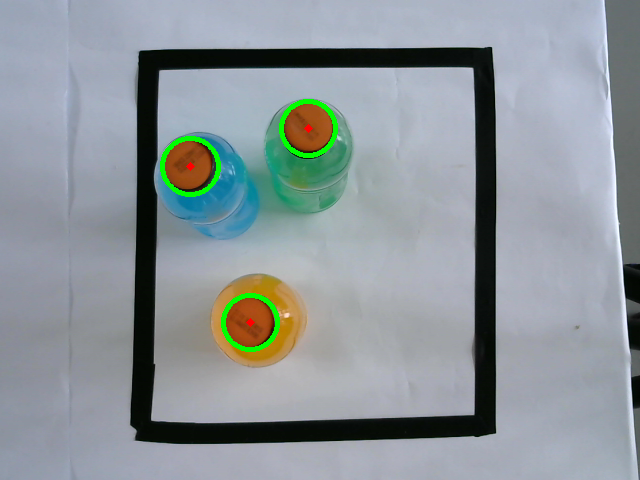
#> input picture process_img/example.png, 640 x 480 px
$ python border_image.py   (older library calls are emulated)
#> lines starting #> are read from the running program, lines starting #| are printed output that depends on the picture; after the words box and inside, x2 and y2 are one past the last pixel; in counts of white or black regions, pixels touching at a corner belong together
import cv2
import numpy as np

img = cv2.imread('example.png')
#> img is the input picture: shape (480, 640, 3); mean B, G, R 153.7, 149.5, 141.1
gray = cv2.cvtColor(img,cv2.COLOR_BGR2GRAY)
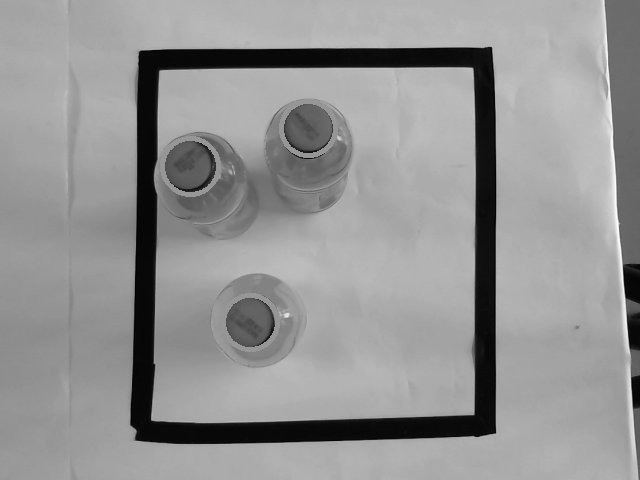
#> gray: shape (480, 640); min 0, max 254, mean 147.4


ret,thresh = cv2.threshold(gray,107,255,0)
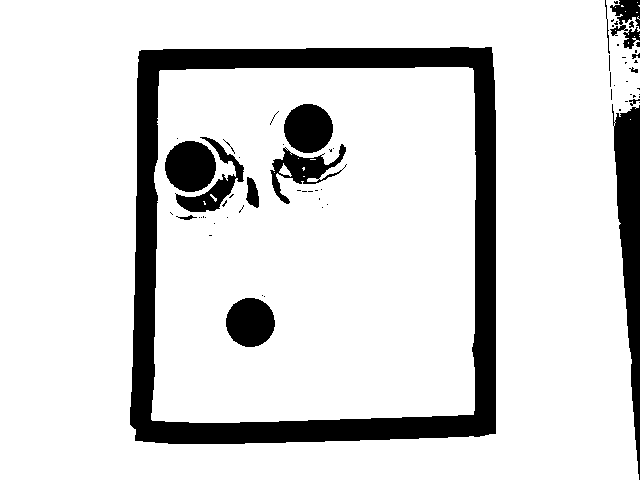
#> thresh: shape (480, 640); 85.3% white; 67 black regions (50 under 20 px), largest, box (x1, y1, x2, y2) and area: (130, 47, 496, 444) 29339, (612, 104, 640, 480) 5458, (165, 141, 216, 192) 2047

thresh = cv2.erode(thresh, np.ones((2,2), np.uint8), iterations=1)
#> thresh: shape (480, 640); 84.3% white; 38 black regions (22 under 20 px), largest, box (x1, y1, x2, y2) and area: (130, 47, 497, 445) 30800, (612, 94, 640, 480) 5611, (165, 141, 217, 193) 2150
thresh = cv2.dilate(thresh, np.ones((2,2), np.uint8), iterations=1)
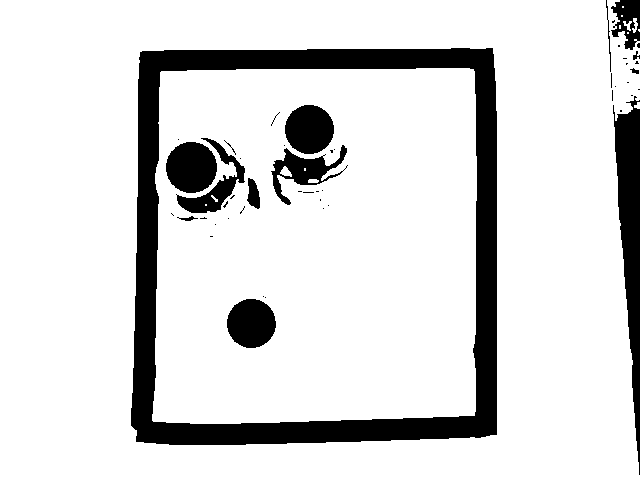
#> thresh: shape (480, 640); 85.4% white; 50 black regions (36 under 20 px), largest, box (x1, y1, x2, y2) and area: (131, 48, 497, 445) 29343, (613, 96, 640, 475) 5148, (166, 142, 217, 193) 2047
#Morphological closing (fill small holes in the foreground)
thresh = cv2.dilate(thresh, np.ones((2,2), np.uint8), iterations=1)
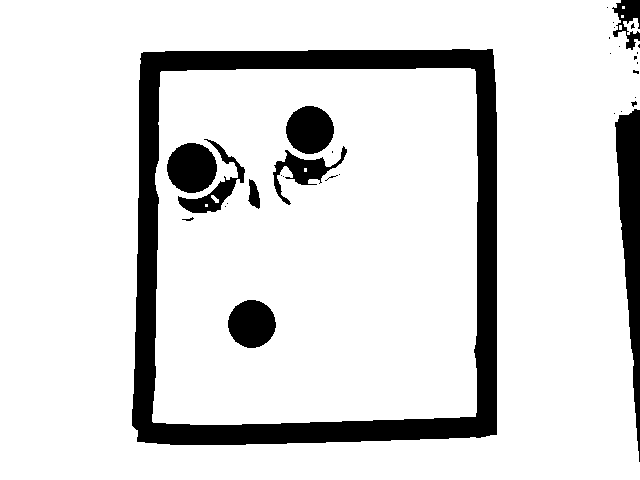
#> thresh: shape (480, 640); 86.5% white; 33 black regions (22 under 20 px), largest, box (x1, y1, x2, y2) and area: (132, 49, 497, 445) 27886, (615, 109, 640, 462) 4686, (167, 143, 217, 193) 1946
thresh = cv2.erode(thresh, np.ones((2,2), np.uint8), iterations=1)
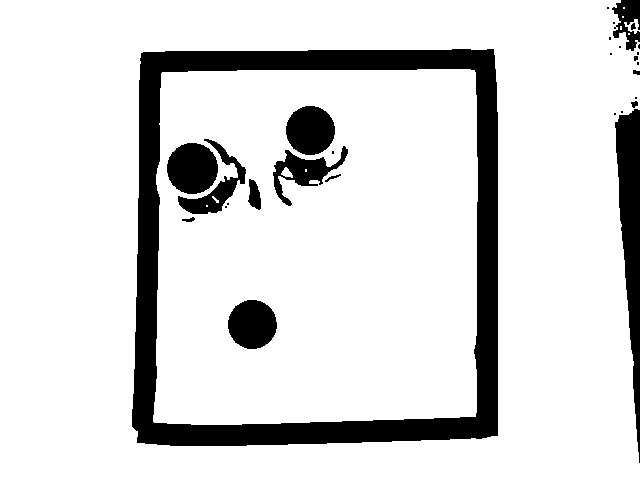
#> thresh: shape (480, 640); 85.7% white; 29 black regions (15 under 20 px)

im2, contours, hierarchy = cv2.findContours(thresh,cv2.RETR_TREE,cv2.CHAIN_APPROX_SIMPLE)
#> contours = 37 contours, 21 with area under 20; largest, box (x1, y1, x2, y2) and area: (0, 0, 640, 480) 300311, (131, 48, 499, 447) 142262, (153, 69, 478, 425) 111508, (166, 142, 219, 195) 2122, (285, 105, 336, 156) 1951

if len(contours) != 0:

	c = sorted(contours, key = cv2.contourArea)[-3]
#> c = contour of 96 points, box (x1, y1, x2, y2) (153, 69, 478, 425), area 111508
	x,y,w,h = cv2.boundingRect(c) # Determina el borde
#> x = 153; y = 69; w = 325; h = 356
	mask = np.zeros(img.shape, dtype = "uint8") #Aplica la máscara
	cv2.rectangle(mask, (x,y),(x+w,y+h), (255, 255, 255), -1)
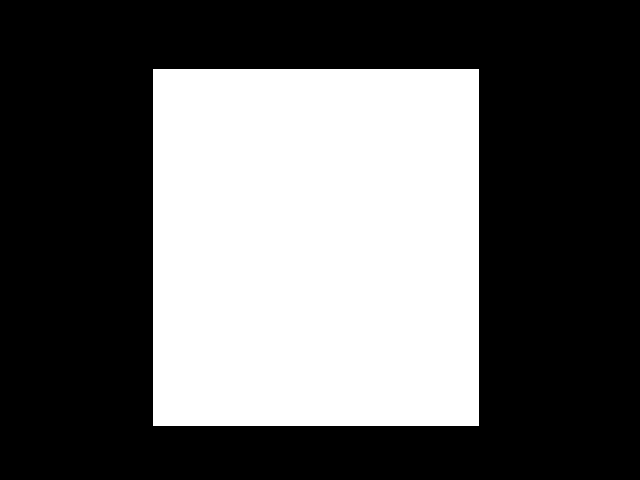
#> mask: shape (480, 640, 3); 37.9% white; 1 white region, box (x1, y1, x2, y2) and area: (153, 69, 479, 426) 116382
	m_img = cv2.bitwise_and(img, mask)
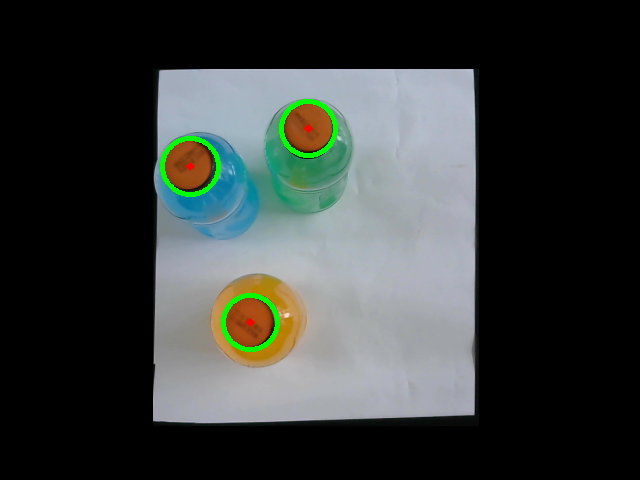
#> m_img: shape (480, 640, 3); mean B, G, R 57.8, 60, 55.3
# show the images
cv2.imshow("Result", m_img)

cv2.waitKey(0)
